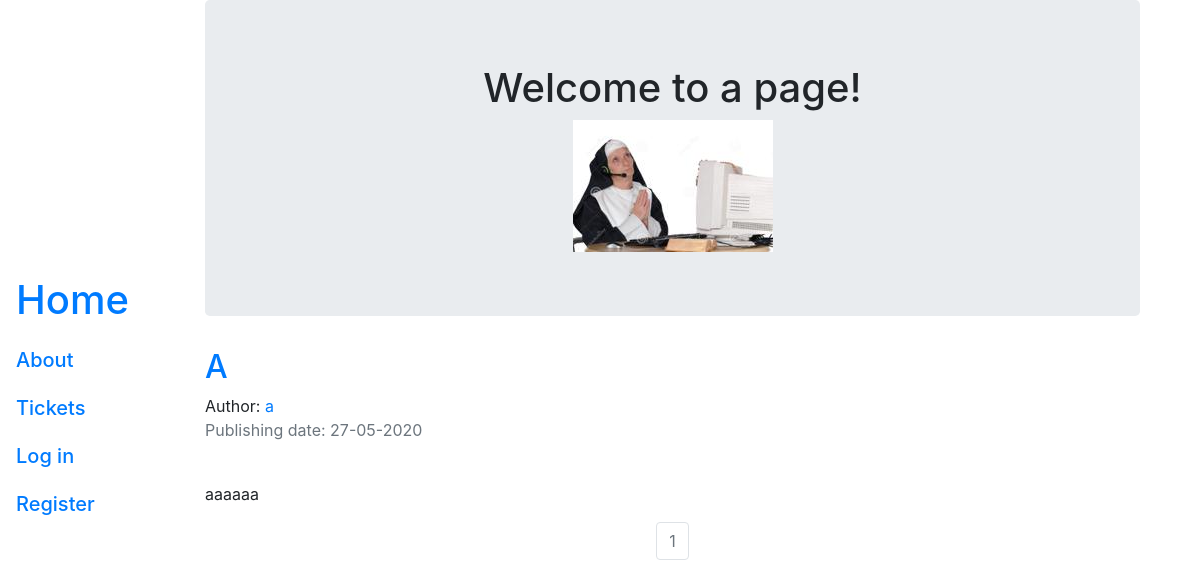
Page /a on the committed database.
### blog/models.py (models this page shows, shortened)
class User(db.Model, UserMixin):
    __tablename__ = 'users'
    id = db.Column(db.Integer, primary_key=True)
    profile_image = db.Column(db.String(64), nullable=False, default='default2.png')
    email = db.Column(db.String(64), unique=True, index=True)
    username = db.Column(db.String(64), unique=True, index=True)
    password_hash = db.Column(db.String(128))
    posts = db.relationship('Post', backref='author', lazy=True)
    tickets = db.relationship('Ticket', backref='consumer', lazy=True)

class Post(db.Model):
    users = db.relationship(User)
    id = db.Column(db.Integer, primary_key=True)
    user_id = db.Column(db.Integer, db.ForeignKey('users.id'), nullable=False)
    date = db.Column(db.DateTime, nullable=False, default=datetime.utcnow)
    title = db.Column(db.String(128), nullable=False)
    text = db.Column(db.Text, nullable=False)

### blog/users/views.py (the view)
@users.route('/<username>')
def user_posts(username):
    page = request.args.get('page', 1, type=int)
    user = User.query.filter_by(username=username).first_or_404()
    posts = Post.query.filter_by(author=user).order_by(Post.date.desc()).paginate(page=page, per_page=5)
    return render_template('user_posts.html', posts=posts, user=user)

### blog/templates/user_posts.html
{% extends 'base.html' %}
{% block content %}
    <div class="container">
        <div class="jumbotron">
            <div align="center">
                <h1>Welcome to {{user.username}} page!</h1>
                <img align='center' src="{{url_for('static', filename='profile_pics/'+user.profile_image)}}">
            </div>
        </div>
        {% for post in posts.items %}
        <h2> <a href="{{url_for('posts.read_post', post_id = post.id)}}">{{post.title}}</a> </h2>
        Author: <a href="{{url_for('users.user_posts', username = post.author.username)}}">{{post.author.username}}</a>
        <p class="text-muted">Publishing date: {{post.date.strftime("%d-%m-%Y")}}</p>
        <br>
        <p>{{post.text}}</p>
        {% endfor %}
    </div>
<nav aria-label="Page Navigation">
    <ul class="pagination justify-content-center">
        {% for page_num in posts.iter_pages(left_edge=1, right_edge=1, left_current=1, right_current=2) %}
            {% if posts.page == page_num %}
            <li class="page-item disabled">
                <a class="page-link" href="{{url_for('users.user_posts', username=user.username, page=page_num)}}">{{page_num}}</a>
            </li>
            {% else %}
            <li class="page-item">
                <a class="page-link" href="{{url_for('users.user_posts', username=user.username, page=page_num)}}">{{page_num}}</a>
            </li>
            {% endif %}
        {% endfor %}
    </ul>
</nav>
{% endblock %}

### rows in the picture
User: username "a", profile_image (picture)
Post: title "A", author.username "a", date "27-05-2020", text "aaaaaa"

### other values in the picture
{{ page_num }} "1"
